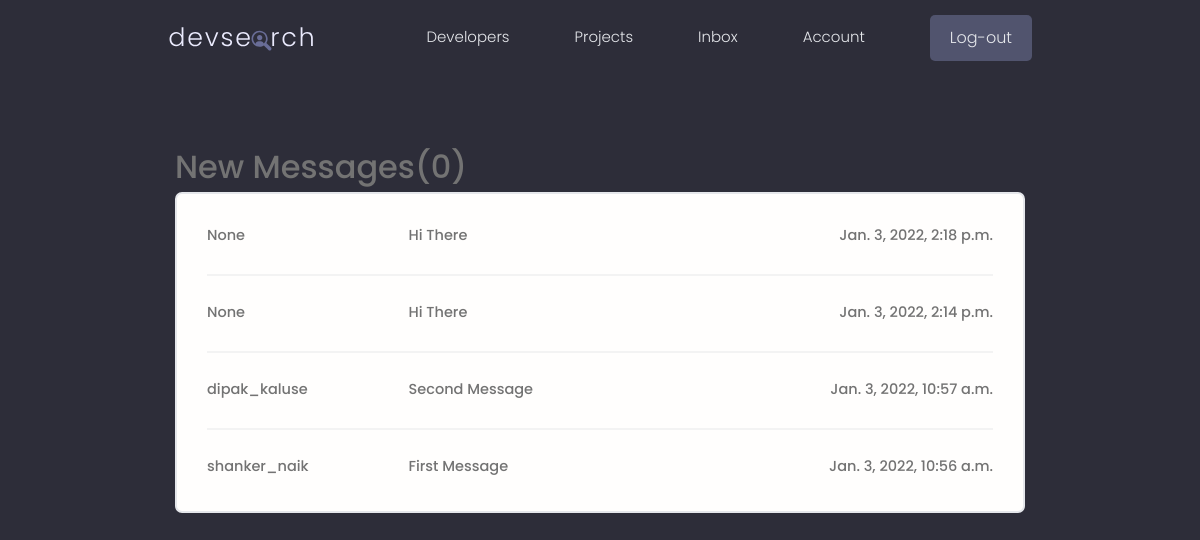
Page /inbox/ (signed in) on the earlier database version.
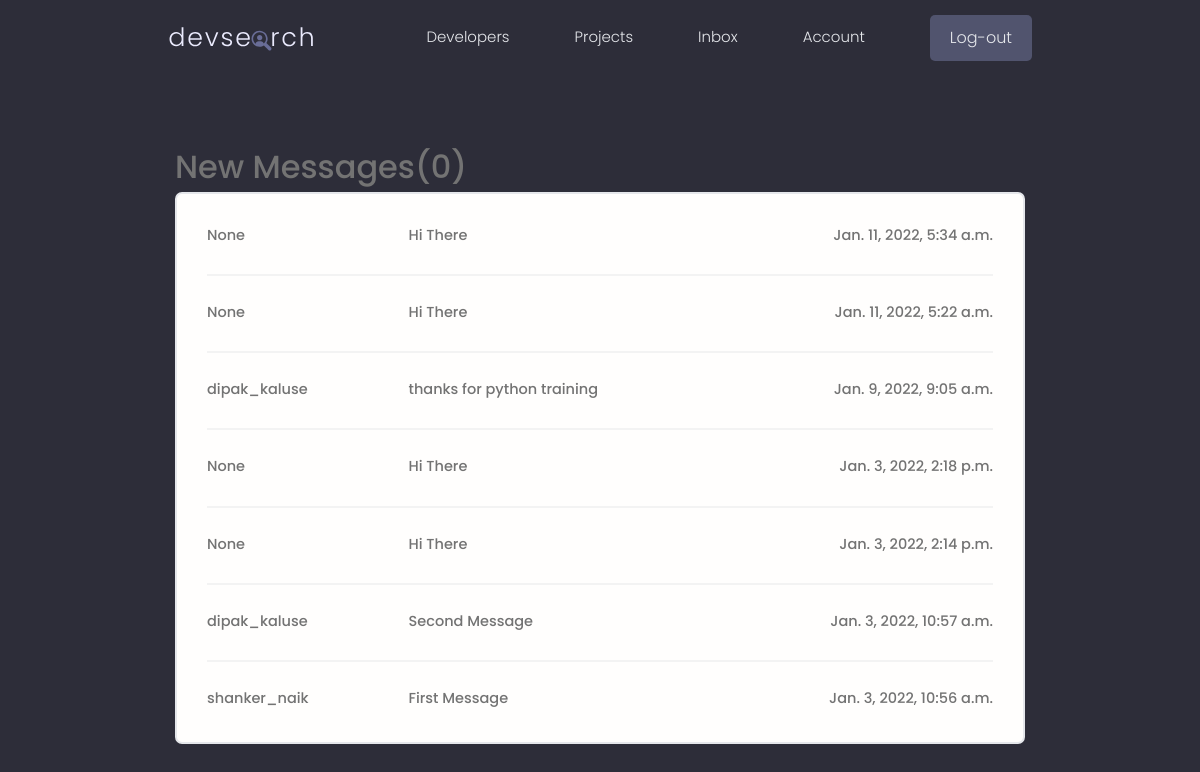
Same page on the later database version.
### users/models.py (models this page shows, shortened)
class Message(models.Model):
    sender = models.ForeignKey(Profile , on_delete=models.SET_NULL , null=True, blank=True)
    recipient = models.ForeignKey(Profile, on_delete=models.SET_NULL, blank=True, null=True, related_name="messages") #it should be table_column_fk
    name = models.CharField(max_length=200, null=True, blank=True)  #sender_name
    email = models.CharField(max_length=200, null=True, blank=True) # follow
    subject = models.CharField(max_length=200, null=True, blank=True)
    body = models.TextField()
    is_read = models.BooleanField(default=False, null=True)
    created = models.DateTimeField(auto_now_add=True)
    id = models.UUIDField(default=uuid.uuid4, unique=True,
                                     primary_key=True, editable=False)
    class Meta:
        ordering = ["is_read", "-created"]

class Profile(models.Model):
    user = models.OneToOneField(User, on_delete=models.CASCADE, blank=True, null=True)
    name = models.CharField(max_length=200, blank=True, null=True)
    username = models.CharField(max_length=200, blank=True, null=True)
    email = models.EmailField(max_length=500, blank=True, null=True)
    short_intro = models.CharField(max_length=500, blank=True,null=True)
    intro = models.TextField(max_length=500, blank=True,null=True)
    profile_image = models.ImageField(
        null = True, blank= True, upload_to = 'profiles/',default='profiles/user-default.png')
    location = models.CharField(max_length=200, blank=True, null=True)
    social_github = models.CharField(max_length=200, blank=True, null=True)
    social_twitter = models.CharField(max_length=200, blank=True, null=True)
    social_linkedin = models.CharField(max_length=200, blank=True, null=True)
    social_website = models.CharField(max_length=200, blank=True, null=True)
    social_stackoverflow = models.CharField(max_length=200, blank=True, null=True)
    created = models.DateTimeField(auto_now_add=True)
    id = models.UUIDField(default=uuid.uuid4, unique=True,
                                     primary_key=True, editable=False)
    def __str__(self) -> str:
        return str(self.user.username)
    class Meta:
        ordering = ["created"]

### users/views.py (the view)
# urls.py: path('inbox/', views.inbox, name="inbox"),
@login_required(login_url="login")
def inbox(request):
    profile = request.user.profile
    messageRequest = profile.messages.all()
    unreadCount = messageRequest.filter(is_read=False).count()
    context = {"messageRequests": messageRequest, "unreadCount": unreadCount}
    return render(request, "users/inbox.html", context)

### users/templates/users/inbox.html (shortened to what this page needs)
{% extends 'main.html' %}
{% block content%}
  <main class="inbox my-xl">
    <div class="content-box">
      <h3 class="">New Messages({{unreadCount}})</h3>
      <ul class="messages">
        {%for message in messageRequests%}
        {%if message.is_read%}
        <li class="message message--read">
          <a href="{% url 'view-message' message.id %}">
            <span class="message__author">{{message.sender}}</span>
            <span class="message__subject">{{message.subject}}</span>
            <span class="message__date">{{message.created}}</span>
          </a>
        </li>
        {%endif%}
        {%endfor%}
      </ul>
    </div>
  </main>
  {% endblock content%}

Differences in the rows shown:
added Message: sender "None", subject "Hi There", created "Jan. 11, 2022, 5:34 a.m."
added Message: sender "None", subject "Hi There", created "Jan. 11, 2022, 5:22 a.m."
added Message: sender "dipak_kaluse", subject "thanks for python training", created "Jan. 9, 2022, 9:05 a.m."
